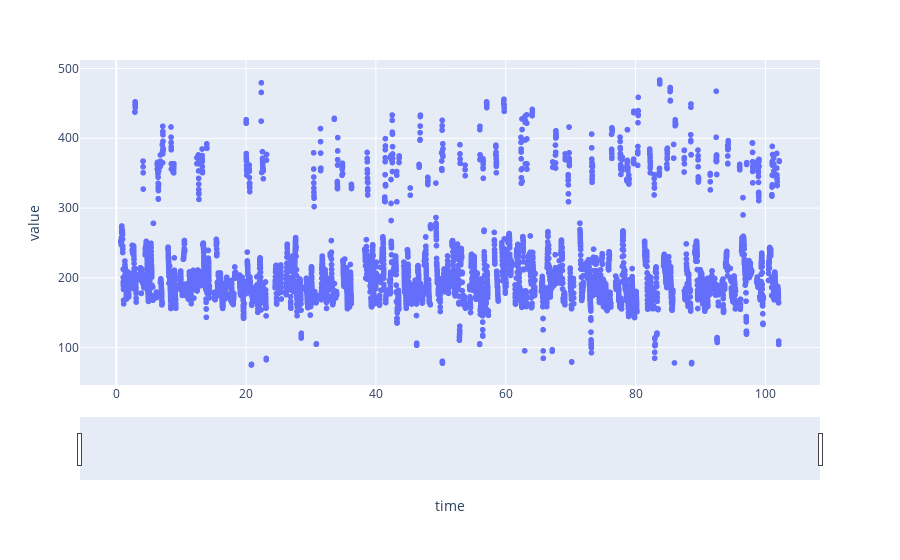

This figure's notebook cell:
### Markdown cell above
You can also use Plotly.

### Code cell
parameters['to_plot.package'] = 'plotly'
pt.to_plot()

### Figure 1 — Plotly figure (JSON) as saved in the notebook; plotly's stock layout.template omitted (floating-point values rounded to 4 significant figures; data arrays with more than 128 entries replaced by an {"elided": "..."} marker saying what was removed)
{"data": [{"hovertemplate": "time=%{x}<br>value=%{y}<extra></extra>", "legendgroup": "", "marker": {"color": "#636efa", "symbol": "circle"}, "mode": "markers", "name": "", "showlegend": false, "type": "scattergl", "x": {"elided": "5493 float values"}, "xaxis": "x", "y": {"elided": "5493 float values"}, "yaxis": "y"}], "layout": {"legend": {"tracegroupgap": 0}, "margin": {"t": 60}, "xaxis": {"anchor": "y", "domain": [0, 1], "rangeslider": {"visible": true}, "title": {"text": "time"}, "type": "linear"}, "yaxis": {"anchor": "x", "domain": [0, 1], "title": {"text": "value"}}}}
